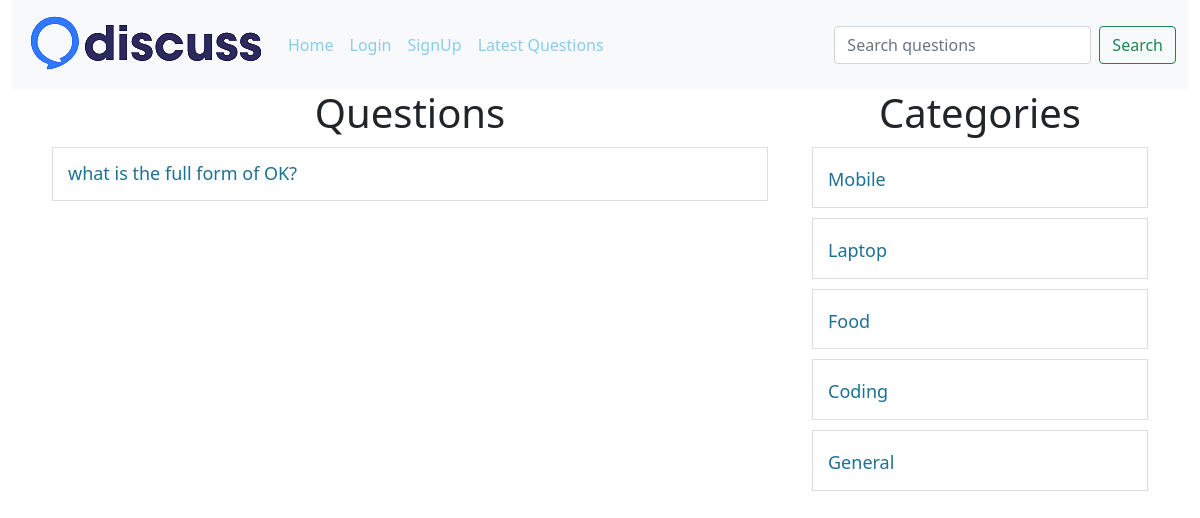
The app's page /?c-id=5 with its own data.
### tables this page shows
CREATE TABLE `questions` (
  `id` int(30) NOT NULL,
  `title` varchar(100) NOT NULL,
  `description` varchar(300) NOT NULL,
  `category_id` int(10) NOT NULL,
  `user_id` varchar(10) NOT NULL
);

CREATE TABLE `category` (
  `id` int(30) NOT NULL,
  `name` varchar(100) NOT NULL
);

### client/categorylist.php (the view)
<div>
    <h1 class="heading">Categories</h1>
    <?php
    include('./common/db.php');
    $query = "select * from category";
    $result = $conn->query($query);
    foreach ($result as $row) {
        $name = ucfirst($row['name']);
        $id = $row['id'];
        echo "<div class='row question-list'>
    <h4><a href='?c-id=$id'>$name</a></h4>
    </div>";
    }
    ?>
</div>

### client/questions.php (shortened to what this page needs)
<div class="container">
    <div class="row">
        <div class="col-8">
            <h1 class="heading">Questions</h1>
            <?php
            include("./common/db.php");
            if (isset($_GET["c-id"])) {
                $query = "select * from questions where category_id=$cid";
            } else if (isset($_GET["u-id"])) {
                $query = "select * from questions where user_id=$uid";
            } else if (isset($_GET["latest"])) {
                $query = "select * from questions order by id desc";
            } else if (isset($_GET["search"])) {
                $query = "select * from questions where `title` LIKE '%$search%' ";
            } else {
                $query = "select * from questions";
            }
            $result = $conn->query($query);
            foreach ($result as $row) {
                $title = $row["title"];
                $id = $row['id'];
                echo "<div class='row question-list'>
                <h4 class='my-question'><a href='?q-id=$id'>$title</a>";
                echo "</h4></div>";
            }
            ?>
        </div>
        <div class="col-4">
            <?php include('categorylist.php'); ?>
        </div>
    </div>
</div>

### public/style.css (style rules this page uses)
a { color: skyblue !important; }
.heading { text-align: center; }
.question-list { border: 1px solid #ddd; padding: 15px; margin: 10px; }
.question-list a { text-decoration: none; }
.question-list h4 { margin: 0; padding: 0; }
.question-list a, .question-title { font-size: 18px; text-decoration: none; color: #1c7194 !important; }
.my-question { display: flex; justify-content: space-between; }

### records on screen
questions: title "what is the full form of OK?"
category: name "Mobile"
category: name "Laptop"
category: name "Food"
category: name "Coding"
category: name "General"
